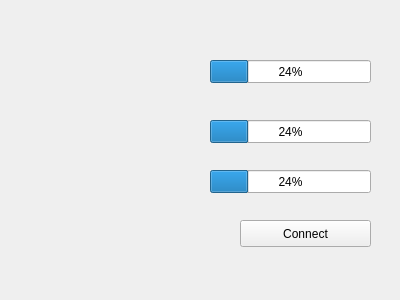
<?xml version="1.0" encoding="UTF-8"?>
<ui version="4.0">
 <class>deviceUI</class>
 <widget class="QWidget" name="deviceUI">
  <property name="geometry">
   <rect>
    <x>0</x>
    <y>0</y>
    <width>400</width>
    <height>300</height>
   </rect>
  </property>
  <property name="windowTitle">
   <string>Form</string>
  </property>
  <widget class="QLabel" name="label">
   <property name="geometry">
    <rect>
     <x>30</x>
     <y>40</y>
     <width>171</width>
     <height>161</height>
    </rect>
   </property>
   <property name="text">
    <string/>
   </property>
   <property name="pixmap">
    <pixmap resource="phonelin_res.qrc">:/icon/icon/android_online.png</pixmap>
   </property>
  </widget>
  <widget class="QPushButton" name="pushButton">
   <property name="geometry">
    <rect>
     <x>240</x>
     <y>220</y>
     <width>131</width>
     <height>27</height>
    </rect>
   </property>
   <property name="text">
    <string>Connect</string>
   </property>
   <property name="icon">
    <iconset resource="phonelin_res.qrc">
     <normaloff>:/icon/icon/ok_samll.png</normaloff>:/icon/icon/ok_samll.png</iconset>
   </property>
  </widget>
  <widget class="QProgressBar" name="progressBar">
   <property name="geometry">
    <rect>
     <x>210</x>
     <y>60</y>
     <width>161</width>
     <height>23</height>
    </rect>
   </property>
   <property name="autoFillBackground">
    <bool>false</bool>
   </property>
   <property name="value">
    <number>24</number>
   </property>
  </widget>
  <widget class="QProgressBar" name="progressBar_2">
   <property name="geometry">
    <rect>
     <x>210</x>
     <y>120</y>
     <width>161</width>
     <height>23</height>
    </rect>
   </property>
   <property name="value">
    <number>24</number>
   </property>
  </widget>
  <widget class="QProgressBar" name="progressBar_3">
   <property name="geometry">
    <rect>
     <x>210</x>
     <y>170</y>
     <width>161</width>
     <height>23</height>
    </rect>
   </property>
   <property name="value">
    <number>24</number>
   </property>
  </widget>
 </widget>
 <resources>
  <include location="phonelin_res.qrc"/>
 </resources>
 <connections/>
</ui>
